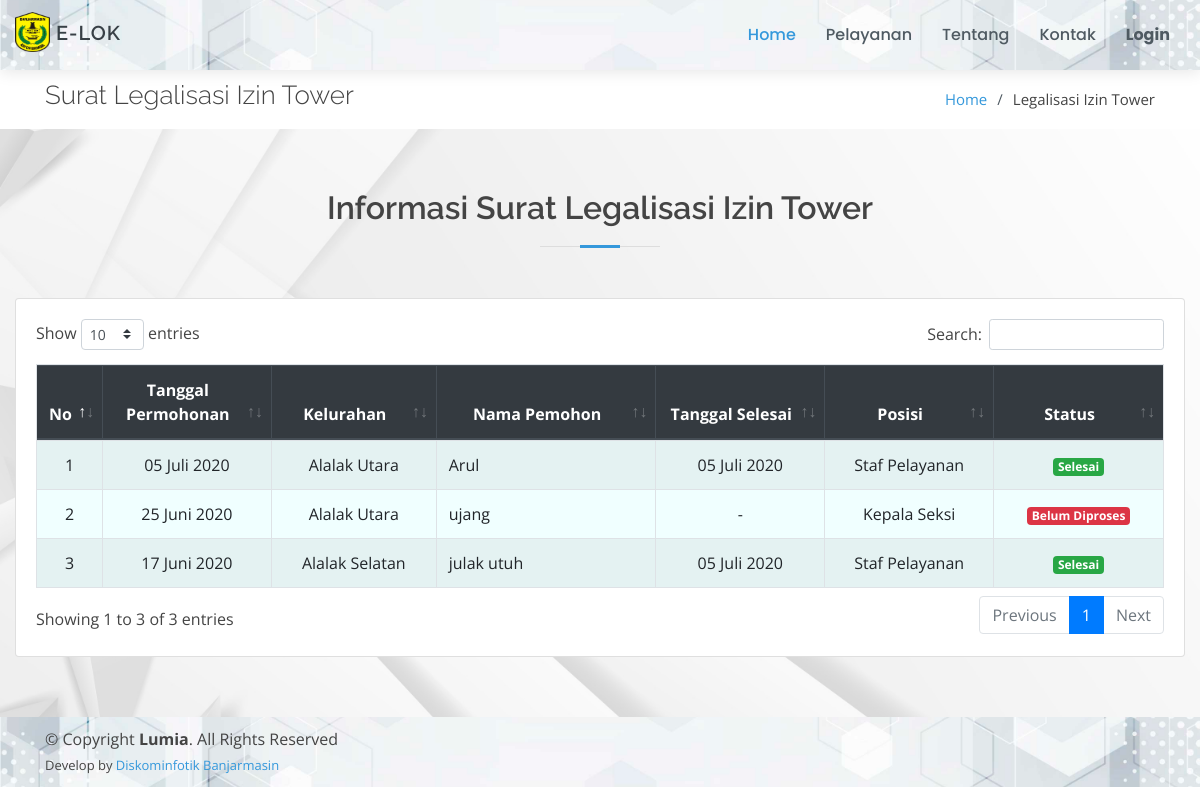
Screenshot of /page/legalisasi-izin-tower/index.php with the database file from the repository.
### tables this page shows
CREATE TABLE `legalisasi_izin_tower` (
  `id_izin_tower` int(11) NOT NULL,
  `tgl_permohonan` date NOT NULL,
  `kelurahan` varchar(50) NOT NULL,
  `nama_pemohon` varchar(50) NOT NULL,
  `alamat_pemohon` text NOT NULL,
  `nama_perusahaan` text NOT NULL,
  `alamat_perusahaan` text NOT NULL,
  `lokasi_tower` text NOT NULL,
  `keterangan` text,
  `tgl_selesai` date DEFAULT NULL,
  `id_posisi` int(11) NOT NULL,
  `status` varchar(30) NOT NULL
);

CREATE TABLE `posisi_berkas` (
  `id_posisi` int(11) NOT NULL,
  `posisi` text NOT NULL
);

### config/config.php (called while the page is built, shortened)
<?php
function base_url($url = null)
{
	$base_url = "http://localhost/layanan-kecamatan";
	if ($url != null) {
		return $base_url . "/" . $url;
	} else {
		return $base_url;
	}
}
$no = 1;

### config/bulan.php (called while the page is built, shortened)
<?php
$bln = array(
    '01' => 'Januari',
    '02' => 'Februari',
    '03' => 'Maret',
    '04' => 'April',
    '05' => 'Mei',
    '06' => 'Juni',
    '07' => 'Juli',
    '08' => 'Agustus',
    '09' => 'September',
    '10' => 'Oktober',
    '11' => 'November',
    '12' => 'Desember'
);

### page/legalisasi-izin-tower/index.php (the view, shortened to what this page needs)
<!DOCTYPE html>
<html lang="en">
<?php
include_once "../../config/config.php";
include_once "../../config/bulan.php";
include_once "../../template/ui/head.php";
?>
<body>
    <?php include_once "../../template/ui/header.php"; ?>
    <main id="main">
        <section id="breadcrumbs" class="breadcrumbs">
            <div class="container">
                <div class="d-flex justify-content-between align-items-center">
                    <h2>Surat Legalisasi Izin Tower</h2>
                    <ol>
                        <li><a href="<?= base_url(); ?>">Home</a></li>
                        <li>Legalisasi Izin Tower</li>
                    </ol>
                </div>
            </div>
        </section>
        <section id="services" class="services graform">
            <div class="container-fluid">
                <div class="section-title">
                    <h2>Informasi Surat Legalisasi Izin Tower</h2>
                </div>
                <div class="row">
                    <div class="col-md-12">
                        <div class="card">
                            <div class="card-body">
                                <div class="table-responsive">
                                    <table class="table table-bordered table-striped" id="example1">
                                        <thead class="thead-dark">
                                            <tr align="center">
                                                <th>No</th>
                                                <th>Tanggal Permohonan</th>
                                                <th>Kelurahan</th>
                                                <th>Nama Pemohon</th>
                                                <th>Tanggal Selesai</th>
                                                <th>Posisi</th>
                                                <th>Status</th>
                                            </tr>
                                        </thead>
                                        <tbody style="background-color: azure">
                                            <?php
                                            $data = $koneksi->query("SELECT * FROM legalisasi_izin_tower ORDER BY id_izin_tower DESC");
                                            foreach ($data as $row) {
                                                $po = $koneksi->query("SELECT * FROM posisi_berkas WHERE id_posisi = '$row[id_posisi]'")->fetch_array();
                                            ?>
                                                <tr align="center">
                                                    <td width="5%"><?= $no++; ?></td>
                                                    <td width="15%">
                                                        <?=
                                                            date('d', strtotime($row['tgl_permohonan'])) . " " .
                                                                $bln[date('m', strtotime($row['tgl_permohonan']))] . " " .
                                                                date('Y', strtotime($row['tgl_permohonan']));
                                                        ?>
                                                    </td>
                                                    <td><?= $row['kelurahan'] ?></td>
                                                    <td align="left"><?= $row['nama_pemohon'] ?></td>
                                                    <td width="15%">
                                                        <?php
                                                        if ($row['tgl_selesai']) {
                                                            echo
                                                                date('d', strtotime($row['tgl_selesai'])) . " " .
                                                                    $bln[date('m', strtotime($row['tgl_selesai']))] . " " .
                                                                    date('Y', strtotime($row['tgl_selesai']));
                                                        } else {
                                                            echo "-";
                                                        }
                                                        ?>
                                                    </td>
                                                    <td width="15%"><?= $po['posisi'] ?></td>
                                                    <td width="15%">
                                                        <?php
                                                        if ($row['status'] == "Belum Diproses") {
                                                            echo "<span class='badge badge-danger'>" . $row['status'] . "</span>";
                                                        } elseif ($row['status'] == "Dalam Proses") {
                                                            echo "<span class='badge badge-warning'>" . $row['status'] . "</span>";
                                                        } else {
                                                            echo "<span class='badge badge-success'>" . $row['status'] . "</span>";
                                                        }
                                                        ?>
                                                    </td>
                                                </tr>
                                            <?php } ?>
                                        </tbody>
                                    </table>
                                </div>
                            </div>
                        </div>
                    </div>
                </div>
            </div>
        </section>
    </main>
    <?php include_once "../../template/ui/footer.php"; ?>
</body>
</html>

### assets/ui/assets/css/style.css (style rules this page uses)
body { font-family: "Open Sans", sans-serif; color: #444444; }
a { color: #3498db; }
h1, h2, h3, h4, h5, h6 { font-family: "Raleway", sans-serif; }
section { padding: 60px 0; }
.section-title { text-align: center; padding-bottom: 30px; }
.section-title h2 { font-size: 32px; font-weight: 600; margin-bottom: 20px; padding-bottom: 20px; position: relative; }
.section-title h2::before { content: ''; position: absolute; display: block; width: 120px; height: 1px; background: #ddd; bottom: 1px; left: calc(50% - 60px); }
.section-title h2::after { content: ''; position: absolute; display: block; width: 40px; height: 3px; background: #3498db; bottom: 0; left: calc(50% - 20px); }
.breadcrumbs { padding: 10px 0; margin-top: 70px; background-color: #fff; }
.breadcrumbs h2 { font-size: 26px; font-weight: 300; }
.breadcrumbs ol { display: flex; flex-wrap: wrap; list-style: none; padding: 0; margin: 0; font-size: 15px; }
.breadcrumbs ol li+li { padding-left: 10px; }
.breadcrumbs ol li+li::before { display: inline-block; padding-right: 10px; color: #4f5a62; content: "/"; }
.graform { background: url('../../../bg-cover/putih2.jpg') center center no-repeat; background-size: cover; position: relative; }

### rows the page displays
legalisasi_izin_tower: tgl_permohonan "05", tgl_permohonan "Juli", tgl_permohonan "2020", kelurahan "Alalak Utara", nama_pemohon "Arul", tgl_selesai "05", tgl_selesai "Juli", tgl_selesai "2020", id_posisi.posisi "Staf Pelayanan", status "Selesai"
legalisasi_izin_tower: tgl_permohonan "25", tgl_permohonan "Juni", tgl_permohonan "2020", kelurahan "Alalak Utara", nama_pemohon "ujang", id_posisi.posisi "Kepala Seksi", status "Belum Diproses"
legalisasi_izin_tower: tgl_permohonan "17", tgl_permohonan "Juni", tgl_permohonan "2020", kelurahan "Alalak Selatan", nama_pemohon "julak utuh", tgl_selesai "05", tgl_selesai "Juli", tgl_selesai "2020", id_posisi.posisi "Staf Pelayanan", status "Selesai"
